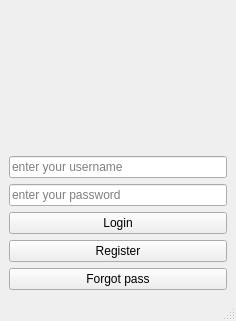
<?xml version="1.0" encoding="UTF-8"?>
<ui version="4.0">
 <class>MainWindow</class>
 <widget class="QMainWindow" name="MainWindow">
  <property name="geometry">
   <rect>
    <x>0</x>
    <y>0</y>
    <width>236</width>
    <height>321</height>
   </rect>
  </property>
  <property name="windowTitle">
   <string>MainWindow</string>
  </property>
  <widget class="QWidget" name="centralwidget">
   <layout class="QVBoxLayout" name="verticalLayout">
    <item>
     <widget class="QLabel" name="label">
      <property name="styleSheet">
       <string notr="true">image:./login.png</string>
      </property>
      <property name="text">
       <string/>
      </property>
     </widget>
    </item>
    <item>
     <widget class="QLineEdit" name="usernameLineEdit">
      <property name="placeholderText">
       <string>enter your username</string>
      </property>
     </widget>
    </item>
    <item>
     <widget class="QLineEdit" name="passwordLineEdit">
      <property name="echoMode">
       <enum>QLineEdit::Password</enum>
      </property>
      <property name="placeholderText">
       <string>enter your password</string>
      </property>
     </widget>
    </item>
    <item>
     <widget class="QPushButton" name="loginButton">
      <property name="text">
       <string>Login</string>
      </property>
     </widget>
    </item>
    <item>
     <widget class="QPushButton" name="registerButton">
      <property name="text">
       <string>Register</string>
      </property>
     </widget>
    </item>
    <item>
     <widget class="QPushButton" name="forgotPassButton">
      <property name="text">
       <string>Forgot pass</string>
      </property>
     </widget>
    </item>
   </layout>
  </widget>
  <widget class="QMenuBar" name="menubar">
   <property name="geometry">
    <rect>
     <x>0</x>
     <y>0</y>
     <width>236</width>
     <height>21</height>
    </rect>
   </property>
  </widget>
  <widget class="QStatusBar" name="statusbar"/>
 </widget>
 <resources>
  <include location="temp.qrc"/>
 </resources>
 <connections/>
</ui>
